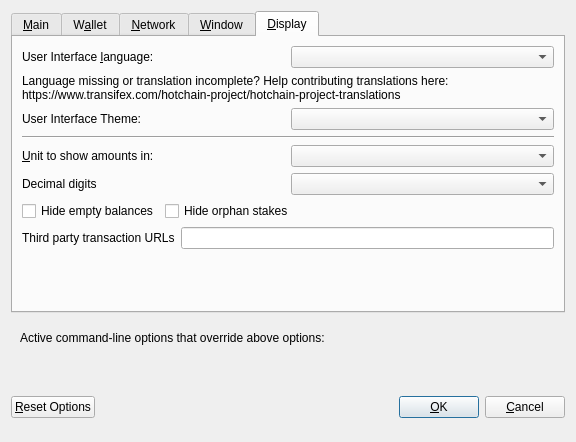
<?xml version="1.0" encoding="UTF-8"?>
<ui version="4.0">
 <class>OptionsDialog</class>
 <widget class="QDialog" name="OptionsDialog">
  <property name="geometry">
   <rect>
    <x>0</x>
    <y>0</y>
    <width>576</width>
    <height>442</height>
   </rect>
  </property>
  <property name="windowTitle">
   <string>Options</string>
  </property>
  <property name="modal">
   <bool>true</bool>
  </property>
  <layout class="QVBoxLayout" name="verticalLayout">
   <item>
    <widget class="QTabWidget" name="tabWidget">
     <property name="currentIndex">
      <number>4</number>
     </property>
     <widget class="QWidget" name="tabMain">
      <attribute name="title">
       <string>&amp;Main</string>
      </attribute>
      <layout class="QVBoxLayout" name="verticalLayout_Main">
       <item>
        <widget class="QCheckBox" name="bitcoinAtStartup">
         <property name="toolTip">
          <string>Automatically start Hotchain after logging in to the system.</string>
         </property>
         <property name="text">
          <string>&amp;Start Hotchain on system login</string>
         </property>
        </widget>
       </item>
       <item>
        <layout class="QHBoxLayout" name="horizontalLayout_2_Main">
         <item>
          <widget class="QLabel" name="databaseCacheLabel">
           <property name="text">
            <string>Size of &amp;database cache</string>
           </property>
           <property name="textFormat">
            <enum>Qt::PlainText</enum>
           </property>
           <property name="buddy">
            <cstring>databaseCache</cstring>
           </property>
          </widget>
         </item>
         <item>
          <widget class="QSpinBox" name="databaseCache"/>
         </item>
         <item>
          <widget class="QLabel" name="databaseCacheUnitLabel">
           <property name="text">
            <string>MB</string>
           </property>
           <property name="textFormat">
            <enum>Qt::PlainText</enum>
           </property>
          </widget>
         </item>
         <item>
          <spacer name="horizontalSpacer_2_Main">
           <property name="orientation">
            <enum>Qt::Horizontal</enum>
           </property>
           <property name="sizeHint" stdset="0">
            <size>
             <width>40</width>
             <height>20</height>
            </size>
           </property>
          </spacer>
         </item>
        </layout>
       </item>
       <item>
        <layout class="QHBoxLayout" name="horizontalLayout_3_Main">
         <item>
          <widget class="QLabel" name="threadsScriptVerifLabel">
           <property name="text">
            <string>Number of script &amp;verification threads</string>
           </property>
           <property name="textFormat">
            <enum>Qt::PlainText</enum>
           </property>
           <property name="buddy">
            <cstring>threadsScriptVerif</cstring>
           </property>
          </widget>
         </item>
         <item>
          <widget class="QSpinBox" name="threadsScriptVerif">
           <property name="toolTip">
            <string>(0 = auto, &lt;0 = leave that many cores free)</string>
           </property>
          </widget>
         </item>
         <item>
          <spacer name="horizontalSpacer_3_Main">
           <property name="orientation">
            <enum>Qt::Horizontal</enum>
           </property>
           <property name="sizeHint" stdset="0">
            <size>
             <width>40</width>
             <height>20</height>
            </size>
           </property>
          </spacer>
         </item>
        </layout>
       </item>
       <item>
        <spacer name="verticalSpacer_2">
         <property name="orientation">
          <enum>Qt::Vertical</enum>
         </property>
         <property name="sizeHint" stdset="0">
          <size>
           <width>20</width>
           <height>40</height>
          </size>
         </property>
        </spacer>
       </item>
       <item>
        <widget class="QCheckBox" name="checkBoxZeromintEnable">
         <property name="toolTip">
          <string>Enable automatic minting of HOTX units to zHOTX</string>
         </property>
         <property name="layoutDirection">
          <enum>Qt::LeftToRight</enum>
         </property>
         <property name="text">
          <string>Enable zHOTX Automint</string>
         </property>
        </widget>
       </item>
       <item>
        <layout class="QHBoxLayout" name="horizontalLayout_3">
         <item>
          <widget class="QLabel" name="percentage_label">
           <property name="toolTip">
            <string>Percentage of incoming HOTX which get automatically converted to zHOTX via Zerocoin Protocol (min: 10%)</string>
           </property>
           <property name="text">
            <string>Percentage of autominted zHOTX</string>
           </property>
          </widget>
         </item>
         <item>
          <widget class="QSpinBox" name="zeromintPercentage">
           <property name="minimum">
            <number>1</number>
           </property>
           <property name="maximum">
            <number>100</number>
           </property>
          </widget>
         </item>
        </layout>
       </item>
       <item>
        <layout class="QHBoxLayout" name="horizontalLayout" stretch="0,0">
         <property name="sizeConstraint">
          <enum>QLayout::SetFixedSize</enum>
         </property>
         <item>
          <widget class="QLabel" name="labelPreferredDenom">
           <property name="maximumSize">
            <size>
             <width>16777215</width>
             <height>16777215</height>
            </size>
           </property>
           <property name="toolTip">
            <string>Wait with automatic conversion to Zerocoin until enough HOTX for this denomination is available</string>
           </property>
           <property name="text">
            <string>Preferred Automint zHOTX Denomination</string>
           </property>
          </widget>
         </item>
         <item>
          <widget class="QComboBox" name="preferredDenom">
           <property name="maximumSize">
            <size>
             <width>16777215</width>
             <height>27</height>
            </size>
           </property>
           <property name="toolTip">
            <string>Wait with automatic conversion to Zerocoin until enough HOTX for this denomination is available</string>
           </property>
           <property name="maxVisibleItems">
            <number>9</number>
           </property>
           <property name="maxCount">
            <number>9</number>
           </property>
          </widget>
         </item>
        </layout>
       </item>
      </layout>
     </widget>
     <widget class="QWidget" name="tabWallet">
      <attribute name="title">
       <string>W&amp;allet</string>
      </attribute>
      <layout class="QVBoxLayout" name="verticalLayout_Wallet">
       <item>
        <layout class="QHBoxLayout" name="horizontalLayout_2_Wallet">
         <item>
          <widget class="QLabel" name="labelStakeSplitThresholdText">
           <property name="text">
            <string>Stake split threshold:</string>
           </property>
          </widget>
         </item>
         <item>
          <widget class="QSpinBox" name="spinBoxStakeSplitThreshold">
           <property name="minimum">
            <number>1</number>
           </property>
           <property name="maximum">
            <number>999999</number>
           </property>
          </widget>
         </item>
        </layout>
       </item>
       <item>
        <widget class="QGroupBox" name="groupBox">
         <property name="title">
          <string>Expert</string>
         </property>
         <layout class="QVBoxLayout" name="verticalLayout_2">
          <item>
           <widget class="QCheckBox" name="coinControlFeatures">
            <property name="toolTip">
             <string>Whether to show coin control features or not.</string>
            </property>
            <property name="text">
             <string>Enable coin &amp;control features</string>
            </property>
           </widget>
          </item>
          <item>
           <widget class="QCheckBox" name="showMasternodesTab">
            <property name="toolTip">
             <string>Show additional tab listing all your masternodes in first sub-tab&lt;br/&gt;and all masternodes on the network in second sub-tab.</string>
            </property>
            <property name="text">
             <string>Show Masternodes Tab</string>
            </property>
           </widget>
          </item>
          <item>
           <widget class="QCheckBox" name="spendZeroConfChange">
            <property name="toolTip">
             <string>If you disable the spending of unconfirmed change, the change from a transaction&lt;br/&gt;cannot be used until that transaction has at least one confirmation.&lt;br/&gt;This also affects how your balance is computed.</string>
            </property>
            <property name="text">
             <string>&amp;Spend unconfirmed change</string>
            </property>
           </widget>
          </item>
         </layout>
        </widget>
       </item>
       <item>
        <spacer name="verticalSpacer_Wallet">
         <property name="orientation">
          <enum>Qt::Vertical</enum>
         </property>
         <property name="sizeHint" stdset="0">
          <size>
           <width>20</width>
           <height>40</height>
          </size>
         </property>
        </spacer>
       </item>
      </layout>
     </widget>
     <widget class="QWidget" name="tabNetwork">
      <attribute name="title">
       <string>&amp;Network</string>
      </attribute>
      <layout class="QVBoxLayout" name="verticalLayout_Network">
       <item>
        <widget class="QCheckBox" name="mapPortUpnp">
         <property name="toolTip">
          <string>Automatically open the Hotchain client port on the router. This only works when your router supports UPnP and it is enabled.</string>
         </property>
         <property name="text">
          <string>Map port using &amp;UPnP</string>
         </property>
        </widget>
       </item>
       <item>
        <widget class="QCheckBox" name="allowIncoming">
         <property name="toolTip">
          <string>Accept connections from outside</string>
         </property>
         <property name="text">
          <string>Allow incoming connections</string>
         </property>
        </widget>
       </item>
       <item>
        <widget class="QCheckBox" name="connectSocks">
         <property name="toolTip">
          <string>Connect to the Hotchain network through a SOCKS5 proxy.</string>
         </property>
         <property name="text">
          <string>&amp;Connect through SOCKS5 proxy (default proxy):</string>
         </property>
        </widget>
       </item>
       <item>
        <layout class="QHBoxLayout" name="horizontalLayout_1_Network">
         <item>
          <widget class="QLabel" name="proxyIpLabel">
           <property name="text">
            <string>Proxy &amp;IP:</string>
           </property>
           <property name="textFormat">
            <enum>Qt::PlainText</enum>
           </property>
           <property name="buddy">
            <cstring>proxyIp</cstring>
           </property>
          </widget>
         </item>
         <item>
          <widget class="QValidatedLineEdit" name="proxyIp">
           <property name="minimumSize">
            <size>
             <width>140</width>
             <height>0</height>
            </size>
           </property>
           <property name="maximumSize">
            <size>
             <width>140</width>
             <height>16777215</height>
            </size>
           </property>
           <property name="toolTip">
            <string>IP address of the proxy (e.g. IPv4: 127.0.0.1 / IPv6: ::1)</string>
           </property>
          </widget>
         </item>
         <item>
          <widget class="QLabel" name="proxyPortLabel">
           <property name="text">
            <string>&amp;Port:</string>
           </property>
           <property name="textFormat">
            <enum>Qt::PlainText</enum>
           </property>
           <property name="buddy">
            <cstring>proxyPort</cstring>
           </property>
          </widget>
         </item>
         <item>
          <widget class="QLineEdit" name="proxyPort">
           <property name="minimumSize">
            <size>
             <width>55</width>
             <height>0</height>
            </size>
           </property>
           <property name="maximumSize">
            <size>
             <width>55</width>
             <height>16777215</height>
            </size>
           </property>
           <property name="toolTip">
            <string>Port of the proxy (e.g. 9050)</string>
           </property>
          </widget>
         </item>
         <item>
          <spacer name="horizontalSpacer_1_Network">
           <property name="orientation">
            <enum>Qt::Horizontal</enum>
           </property>
           <property name="sizeHint" stdset="0">
            <size>
             <width>40</width>
             <height>20</height>
            </size>
           </property>
          </spacer>
         </item>
        </layout>
       </item>
       <item>
        <spacer name="verticalSpacer_Network">
         <property name="orientation">
          <enum>Qt::Vertical</enum>
         </property>
         <property name="sizeHint" stdset="0">
          <size>
           <width>20</width>
           <height>40</height>
          </size>
         </property>
        </spacer>
       </item>
      </layout>
     </widget>
     <widget class="QWidget" name="tabWindow">
      <attribute name="title">
       <string>&amp;Window</string>
      </attribute>
      <layout class="QVBoxLayout" name="verticalLayout_Window">
       <item>
        <widget class="QCheckBox" name="minimizeToTray">
         <property name="toolTip">
          <string>Show only a tray icon after minimizing the window.</string>
         </property>
         <property name="text">
          <string>&amp;Minimize to the tray instead of the taskbar</string>
         </property>
        </widget>
       </item>
       <item>
        <widget class="QCheckBox" name="minimizeOnClose">
         <property name="toolTip">
          <string>Minimize instead of exit the application when the window is closed. When this option is enabled, the application will be closed only after selecting Quit in the menu.</string>
         </property>
         <property name="text">
          <string>M&amp;inimize on close</string>
         </property>
        </widget>
       </item>
       <item>
        <spacer name="verticalSpacer_Window">
         <property name="orientation">
          <enum>Qt::Vertical</enum>
         </property>
         <property name="sizeHint" stdset="0">
          <size>
           <width>20</width>
           <height>40</height>
          </size>
         </property>
        </spacer>
       </item>
      </layout>
     </widget>
     <widget class="QWidget" name="tabDisplay">
      <attribute name="title">
       <string>&amp;Display</string>
      </attribute>
      <layout class="QVBoxLayout" name="verticalLayout_Display">
       <item>
        <layout class="QHBoxLayout" name="horizontalLayout_1_Display">
         <item>
          <widget class="QLabel" name="langLabel">
           <property name="text">
            <string>User Interface &amp;language:</string>
           </property>
           <property name="textFormat">
            <enum>Qt::PlainText</enum>
           </property>
           <property name="buddy">
            <cstring>lang</cstring>
           </property>
          </widget>
         </item>
         <item>
          <widget class="QValueComboBox" name="lang">
           <property name="toolTip">
            <string>The user interface language can be set here. This setting will take effect after restarting Hotchain.</string>
           </property>
          </widget>
         </item>
        </layout>
       </item>
       <item>
        <widget class="QLabel" name="label_3">
         <property name="toolTip">
          <string notr="true"/>
         </property>
         <property name="statusTip">
          <string notr="true"/>
         </property>
         <property name="whatsThis">
          <string notr="true"/>
         </property>
         <property name="accessibleName">
          <string notr="true"/>
         </property>
         <property name="text">
          <string>Language missing or translation incomplete? Help contributing translations here:
https://www.transifex.com/hotchain-project/hotchain-project-translations</string>
         </property>
         <property name="wordWrap">
          <bool>true</bool>
         </property>
         <property name="openExternalLinks">
          <bool>true</bool>
         </property>
         <property name="textInteractionFlags">
          <set>Qt::TextBrowserInteraction</set>
         </property>
        </widget>
       </item>
       <item>
        <layout class="QHBoxLayout" name="horizontalLayout_2_Display" stretch="0,0">
         <item>
          <widget class="QLabel" name="themeLabel">
           <property name="text">
            <string>User Interface Theme:</string>
           </property>
          </widget>
         </item>
         <item>
          <widget class="QValueComboBox" name="theme"/>
         </item>
        </layout>
       </item>
       <item>
        <widget class="Line" name="line">
         <property name="orientation">
          <enum>Qt::Horizontal</enum>
         </property>
        </widget>
       </item>
       <item>
        <layout class="QHBoxLayout" name="horizontalLayout_3_Display">
         <item>
          <widget class="QLabel" name="unitLabel">
           <property name="text">
            <string>&amp;Unit to show amounts in:</string>
           </property>
           <property name="textFormat">
            <enum>Qt::PlainText</enum>
           </property>
           <property name="buddy">
            <cstring>unit</cstring>
           </property>
          </widget>
         </item>
         <item>
          <widget class="QValueComboBox" name="unit">
           <property name="toolTip">
            <string>Choose the default subdivision unit to show in the interface and when sending coins.</string>
           </property>
          </widget>
         </item>
        </layout>
       </item>
       <item>
        <layout class="QHBoxLayout" name="horizontalLayout_4_Display">
         <item>
          <widget class="QLabel" name="digitsLabel">
           <property name="text">
            <string>Decimal digits</string>
           </property>
          </widget>
         </item>
         <item>
          <widget class="QValueComboBox" name="digits"/>
         </item>
        </layout>
       </item>
       <item>
        <layout class="QHBoxLayout" name="horizontalLayout_5_Display">
         <item>
          <widget class="QCheckBox" name="checkBoxHideZeroBalances">
           <property name="toolTip">
            <string>Hide empty balances</string>
           </property>
           <property name="layoutDirection">
            <enum>Qt::LeftToRight</enum>
           </property>
           <property name="text">
            <string>Hide empty balances</string>
           </property>
          </widget>
         </item>
         <item>
          <widget class="QCheckBox" name="checkBoxHideOrphans">
           <property name="toolTip">
            <string>Hide orphan stakes in transaction lists</string>
           </property>
           <property name="text">
            <string>Hide orphan stakes</string>
           </property>
          </widget>
         </item>
         <item>
          <spacer name="horizontalSpacer">
           <property name="orientation">
            <enum>Qt::Horizontal</enum>
           </property>
           <property name="sizeHint" stdset="0">
            <size>
             <width>40</width>
             <height>20</height>
            </size>
           </property>
          </spacer>
         </item>
        </layout>
       </item>
       <item>
        <layout class="QHBoxLayout" name="horizontalLayout_6_Display">
         <item>
          <widget class="QLabel" name="thirdPartyTxUrlsLabel">
           <property name="toolTip">
            <string>Third party URLs (e.g. a block explorer) that appear in the transactions tab as context menu items. %s in the URL is replaced by transaction hash. Multiple URLs are separated by vertical bar |.</string>
           </property>
           <property name="text">
            <string>Third party transaction URLs</string>
           </property>
           <property name="buddy">
            <cstring>thirdPartyTxUrls</cstring>
           </property>
          </widget>
         </item>
         <item>
          <widget class="QLineEdit" name="thirdPartyTxUrls">
           <property name="toolTip">
            <string>Third party URLs (e.g. a block explorer) that appear in the transactions tab as context menu items. %s in the URL is replaced by transaction hash. Multiple URLs are separated by vertical bar |.</string>
           </property>
          </widget>
         </item>
        </layout>
       </item>
       <item>
        <spacer name="verticalSpacer">
         <property name="orientation">
          <enum>Qt::Vertical</enum>
         </property>
         <property name="sizeHint" stdset="0">
          <size>
           <width>20</width>
           <height>40</height>
          </size>
         </property>
        </spacer>
       </item>
      </layout>
     </widget>
    </widget>
   </item>
   <item>
    <widget class="QFrame" name="frame">
     <layout class="QVBoxLayout" name="verticalLayout_Bottom">
      <item>
       <layout class="QHBoxLayout" name="horizontalLayout_Bottom">
        <item>
         <widget class="QLabel" name="overriddenByCommandLineInfoLabel">
          <property name="text">
           <string>Active command-line options that override above options:</string>
          </property>
          <property name="textFormat">
           <enum>Qt::PlainText</enum>
          </property>
         </widget>
        </item>
        <item>
         <spacer name="horizontalSpacer_Bottom">
          <property name="orientation">
           <enum>Qt::Horizontal</enum>
          </property>
          <property name="sizeHint" stdset="0">
           <size>
            <width>40</width>
            <height>20</height>
           </size>
          </property>
         </spacer>
        </item>
       </layout>
      </item>
      <item>
       <widget class="QLabel" name="overriddenByCommandLineLabel">
        <property name="text">
         <string/>
        </property>
        <property name="textFormat">
         <enum>Qt::PlainText</enum>
        </property>
        <property name="wordWrap">
         <bool>true</bool>
        </property>
       </widget>
      </item>
     </layout>
    </widget>
   </item>
   <item>
    <layout class="QHBoxLayout" name="horizontalLayout_Buttons">
     <item>
      <widget class="QPushButton" name="resetButton">
       <property name="toolTip">
        <string>Reset all client options to default.</string>
       </property>
       <property name="text">
        <string>&amp;Reset Options</string>
       </property>
       <property name="autoDefault">
        <bool>false</bool>
       </property>
      </widget>
     </item>
     <item>
      <spacer name="horizontalSpacer_1">
       <property name="orientation">
        <enum>Qt::Horizontal</enum>
       </property>
       <property name="sizeHint" stdset="0">
        <size>
         <width>40</width>
         <height>48</height>
        </size>
       </property>
      </spacer>
     </item>
     <item>
      <widget class="QLabel" name="statusLabel">
       <property name="minimumSize">
        <size>
         <width>200</width>
         <height>0</height>
        </size>
       </property>
       <property name="font">
        <font>
         <weight>75</weight>
         <bold>true</bold>
        </font>
       </property>
       <property name="text">
        <string/>
       </property>
       <property name="textFormat">
        <enum>Qt::PlainText</enum>
       </property>
       <property name="wordWrap">
        <bool>true</bool>
       </property>
      </widget>
     </item>
     <item>
      <spacer name="horizontalSpacer_2">
       <property name="orientation">
        <enum>Qt::Horizontal</enum>
       </property>
       <property name="sizeHint" stdset="0">
        <size>
         <width>40</width>
         <height>48</height>
        </size>
       </property>
      </spacer>
     </item>
     <item>
      <widget class="QPushButton" name="okButton">
       <property name="text">
        <string>&amp;OK</string>
       </property>
       <property name="autoDefault">
        <bool>false</bool>
       </property>
       <property name="default">
        <bool>true</bool>
       </property>
      </widget>
     </item>
     <item>
      <widget class="QPushButton" name="cancelButton">
       <property name="text">
        <string>&amp;Cancel</string>
       </property>
       <property name="autoDefault">
        <bool>false</bool>
       </property>
      </widget>
     </item>
    </layout>
   </item>
  </layout>
 </widget>
 <customwidgets>
  <customwidget>
   <class>QValidatedLineEdit</class>
   <extends>QLineEdit</extends>
   <header>qvalidatedlineedit.h</header>
  </customwidget>
  <customwidget>
   <class>QValueComboBox</class>
   <extends>QComboBox</extends>
   <header>qvaluecombobox.h</header>
  </customwidget>
 </customwidgets>
 <resources/>
 <connections/>
</ui>
